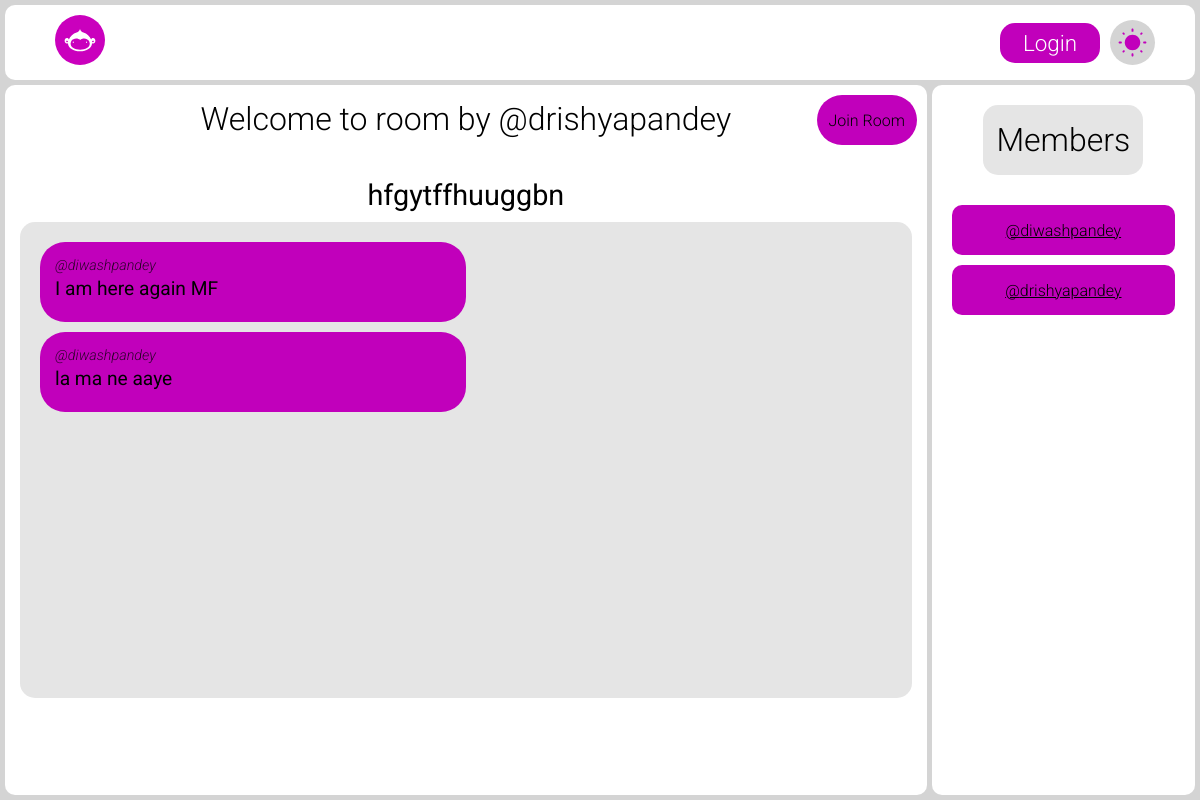
/room/3/, run on an earlier commit of the app's database.
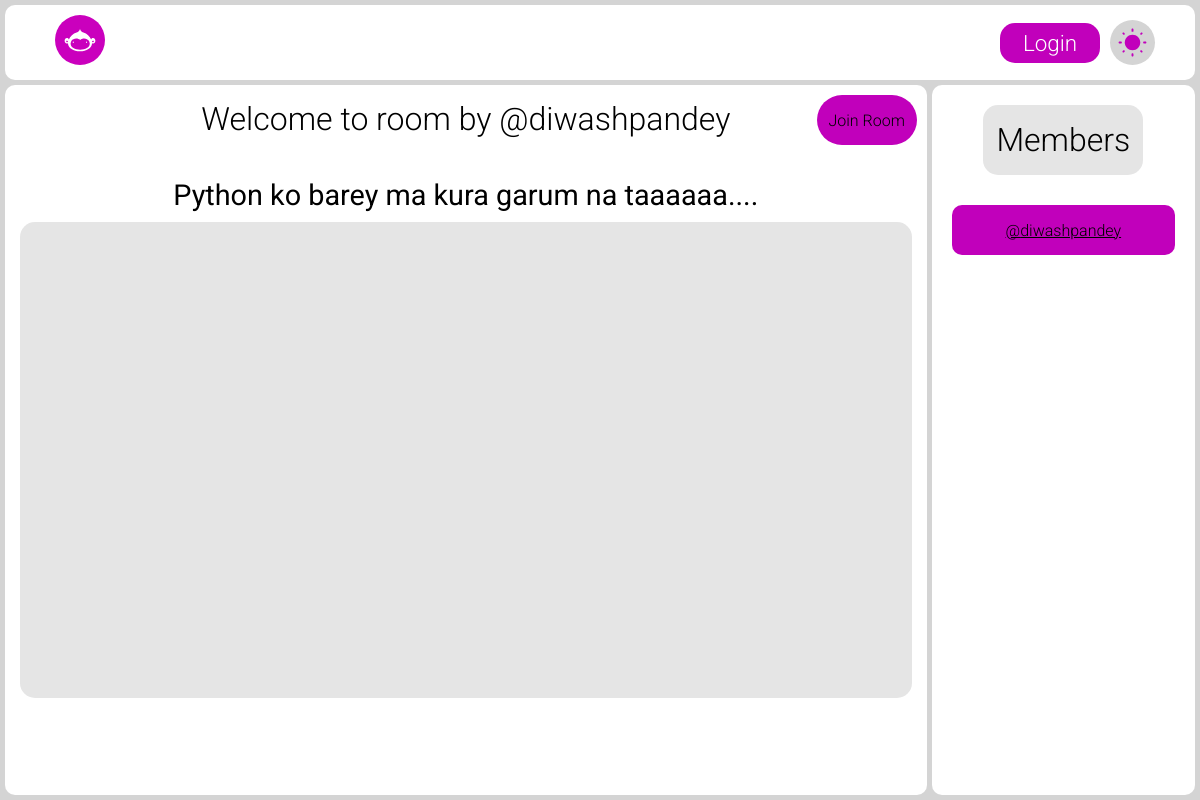
And on a later commit of the database.
### rooms/models.py (models this page shows, shortened)
class Room(models.Model):
    topic = models.ForeignKey(Topic, on_delete = models.CASCADE)
    host = models.ForeignKey(User, on_delete = models.CASCADE, related_name="room_host")
    discription = models.TextField()
    members = models.ManyToManyField(User, related_name="room_members")

class Message(models.Model):
    room = models.ForeignKey('Room', on_delete=models.CASCADE)
    user = models.ForeignKey(User, on_delete=models.SET_NULL, null=True)
    message = models.TextField()

### accounts/models.py (models this page shows, shortened)
class UserAccount(AbstractUser):
    full_name = models.CharField(max_length=100, blank=True, null=True)
    profile_pic = models.ImageField(upload_to="profile_photo/", default="default_profile_photo.jpg")
    location = models.CharField(max_length = 256, blank=True)
    age = models.IntegerField(blank=True,  null=True)
    bio = models.TextField(blank=True, null=True)
    following = models.ManyToManyField('self', blank=True, related_name="followers", symmetrical=False)

### rooms/views.py (the view)
# urls.py: path('<int:pk>/', views.getroompage, name='roompage'),
def getroompage(request, pk):
    key = int(pk)
    if request.method == 'POST':
        message = request.POST.get('message')
        room = Room.objects.get(id=key)
        Message.objects.create(room = room, user = request.user, message = message)
    room = Room.objects.get(id=key)
    room_members = room.members.all()
    messages = Message.objects.filter(room__id = key)
    is_member = False
    if request.user in room_members:
        is_member = True
    return render(request, "rooms/room.html", {'messages': messages, 'room' : room, 'room_members': room_members, "is_member": is_member})

### rooms/templates/rooms/room.html (shortened to what this page needs)
{% extends 'base.html' %}
{% load static %}
{% block stylesheet %}
<link rel="stylesheet" href="{% static 'css/room.css' %}" />
{% endblock %}
{% block content %}
{% include "header.html" %}
<main>
  <div class="main_container">
    <h2>Welcome to room by @{{ room.host.username }}</h2>
    <h2 class="room_title">{{ room.discription }}</h2>
    {% if not is_member %}
    <a href="{% url 'joinroom' pk=room.id%}" class="join_button center">Join Room</a>
    {% endif %}
    <div class="chat_box">
      <ul class="chats">
        {% for i in messages %}
        <li>
          <a href="{% url 'profilepage' %}?profile={{ i.user.username }}">@{{ i.user.username }}</a>
          <p>{{ i.message }}</p>
        </li>
        {% endfor %}
      </ul>
    </div>
  </div>
  <div class="members_container">
    <h2 class="center">Members</h2>
    <ul class="members_list">
      {% for member in room_members %}
      <li class="center"><a href="{% url 'profilepage' %}?profile={{ member.username }}">@{{ member.username }}</a></li>
      {% endfor %}
    </ul>
  </div>
</main>
{% endblock %}

### templates/base.html (shortened to what this page needs)
<!DOCTYPE html>
{% load static %}
<html lang="en">
<head>
    <link rel="stylesheet" href="{% static 'css/base.css' %}">
    <link rel="stylesheet" href="{% static 'css/header.css' %}">
    {% block stylesheet %}
    {% endblock %}
</head>
<body class="">
    {% block content %}
    {% endblock %}
</body>
</html>

### templates/header.html (shortened to what this page needs)
{% load static %}
<header>
  <nav>
    <a href="/">
      <img
        src="{% static 'equipments/website_icons/homepage/logo.svg' %}"
        alt="LOGO"
        height="50px"/>
    </a>
    <div class="profile_box">
      {% if request.user.is_authenticated %}
        <a href="{% url 'profilepage'%}?profile={{ request.user.username }}" class="username">@{{ request.user.username }}</a>
        <a href="{% url 'logoutuser' %}" class="logout_button">Logout</a>
        {% else %}
        <a href="{% url 'loginpage' %}" class="logout_button">Login</a>
        {% endif %}
        <label for="theme_selection" class="theme_box">
          <img src="{% static 'equipments/website_icons/homepage/sun.svg' %}" alt="Sun Icon" class="sun active">
        </label>
    </div>
  </nav>
</header>

### static/css/base.css (style rules this page uses)
:root { --background-theme:#d4d4d4; --navbar-background:#d7d7d7; --searchbox-background: #e5e5e5; --searchbox-text: #d0d0d0; --theme-text:#000000; --button-background:#c100bb; --username-text:#ca00bd; --mainboxes-background: #ffffff; }
* { margin:0px; padding:0px; box-sizing: border-box; font-family: "Roboto", sans-serif; font-weight: 300; color: var(--theme-text); }
.center { display:flex; justify-content: center; align-items: center; }
body { height:100vh; width:100vw; max-height:100vh; max-width:100vw; padding:5px; color:var(--theme-text); background-color: var(--background-theme); }

### static/css/header.css (style rules this page uses)
header { height:60px; width:100vw; margin: auto; position: fixed; padding:5px; top:0px; left: 0px; z-index: 50; }
nav { padding:0 40px; display:flex; justify-content: space-between; align-items: center; background-color: var(--mainboxes-background); border-radius: 10px; }
nav a { color:var(--theme-text); font-size: 1.4em; margin:10px; text-decoration: none; }
.profile_box { display: flex; align-items: center; }
.profile_box>.logout_button { display: inline-flex; justify-content: center; align-items: center; height:40px; width:100px; border-radius: 15px; background-color: var(--button-background); color:white; }
.theme_box { position:relative; height:45px; width:45px; display:flex; justify-content: center; align-items: center; background-color: var(--background-theme); border-radius: 50%; }
.theme_box>img { height:70%; width:70%; position:absolute; transform:scale(0) rotateZ(0); transition: transform 0.3s ease }
.theme_box>.active { transform:scale(1) rotateZ(360deg); }

### static/css/room.css (style rules this page uses)
main { padding-top:80px; height: calc(100vh - 10px); width: 100%; display: grid; grid-template-columns: 3.5fr 1fr; gap:5px; background-color: var(--background-theme); }
.main_container { padding:15px; display:flex; flex-direction:column; align-items:center ; position:relative; border-radius: 10px; background-color: var(--mainboxes-background); }
.main_container>h2 { margin-bottom: 10px; font-size:2em; }
.room_title { margin-top:30px; font-size:1.8em !important; font-weight: 400; }
.chat_box { height:70%; width:100%; padding:20px; display:flex; flex-direction: column; gap:10px; border-radius: 15px; max-height: 60vh; overflow-y: scroll; background-color: var(--searchbox-background); }
.join_button { height:50px; width:100px; position:absolute; top:10px; right:10px; color:var(--theme-text); text-decoration: none; background-color: var(--button-background); border-radius: 25px; font-size: 1em; margin-bottom:10px; }
.members_container { padding:20px; background-color: var(--mainboxes-background); width: 100%; width:100%; display: flex; align-items: center; flex-direction: column; border-radius: 10px; }
.members_container>h2 { text-align: center; font-size: 2em; background-color: var(--searchbox-background); height: 70px; width: 160px; border-radius: 15px; margin-bottom:30px; }
.members_list { list-style-type: none; width:100%; }
.members_list>li { height:50px; width:100%; margin-bottom:10px; background-color: var(--button-background); border-radius: 10px; }

What changed in the data, as far as the page shows it:
removed Message: user.username "diwashpandey", message "la ma ne aaye"
removed Message: user.username "diwashpandey", message "I am here again MF"
removed UserAccount: username "drishyapandey"
changed Room: host.username "drishyapandey" → "diwashpandey"; discription "hfgytffhuuggbn" → "Python ko barey ma kura garum na taaaaaa...."
